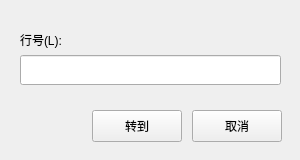
<?xml version="1.0" encoding="UTF-8"?>
<ui version="4.0">
 <class>GotoDialog</class>
 <widget class="QWidget" name="GotoDialog">
  <property name="geometry">
   <rect>
    <x>0</x>
    <y>0</y>
    <width>300</width>
    <height>160</height>
   </rect>
  </property>
  <property name="minimumSize">
   <size>
    <width>300</width>
    <height>160</height>
   </size>
  </property>
  <property name="maximumSize">
   <size>
    <width>300</width>
    <height>160</height>
   </size>
  </property>
  <property name="windowTitle">
   <string>转到指定行</string>
  </property>
  <widget class="QLineEdit" name="gotoEdit">
   <property name="geometry">
    <rect>
     <x>20</x>
     <y>55</y>
     <width>261</width>
     <height>30</height>
    </rect>
   </property>
   <property name="minimumSize">
    <size>
     <width>220</width>
     <height>0</height>
    </size>
   </property>
   <property name="styleSheet">
    <string notr="true">padding: 3px;</string>
   </property>
  </widget>
  <widget class="QLabel" name="label">
   <property name="geometry">
    <rect>
     <x>20</x>
     <y>25</y>
     <width>108</width>
     <height>29</height>
    </rect>
   </property>
   <property name="text">
    <string>行号(L):</string>
   </property>
  </widget>
  <widget class="QPushButton" name="cancelButton">
   <property name="geometry">
    <rect>
     <x>192</x>
     <y>110</y>
     <width>90</width>
     <height>32</height>
    </rect>
   </property>
   <property name="styleSheet">
    <string notr="true">padding: 6px;</string>
   </property>
   <property name="text">
    <string>取消</string>
   </property>
  </widget>
  <widget class="QPushButton" name="gotoButton">
   <property name="geometry">
    <rect>
     <x>92</x>
     <y>110</y>
     <width>90</width>
     <height>32</height>
    </rect>
   </property>
   <property name="styleSheet">
    <string notr="true">padding: 6px;</string>
   </property>
   <property name="text">
    <string>转到</string>
   </property>
  </widget>
 </widget>
 <resources/>
 <connections/>
</ui>
